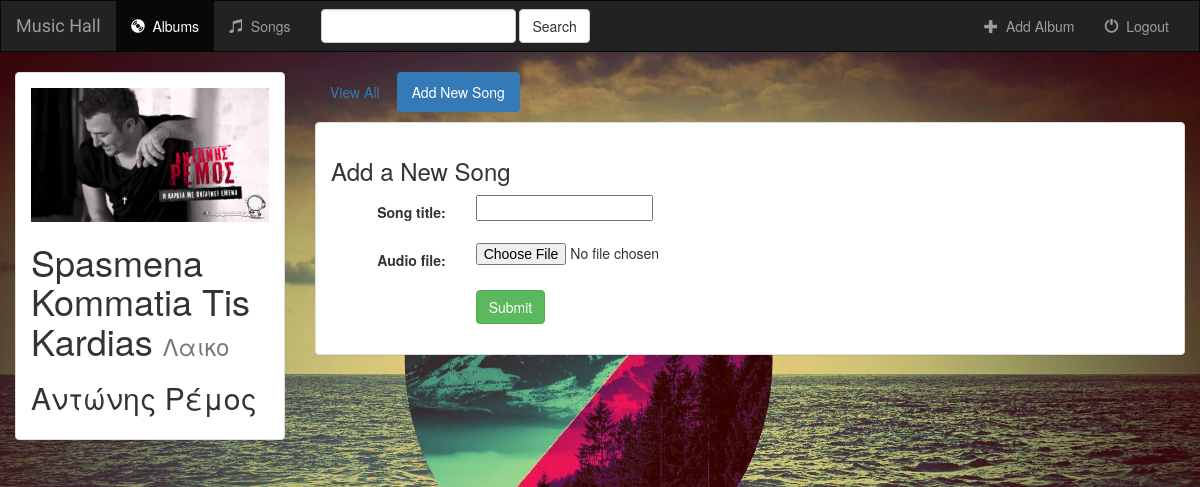
The app's page /music/65/create_song/ with its own data.
### music/models.py (models this page shows)
class Album(models.Model):
    user = models.ForeignKey(User, default=1)
    artist = models.CharField(max_length=250)
    album_title = models.CharField(max_length=500)
    genre = models.CharField(max_length=100)
    album_logo = models.FileField()
    is_favorite = models.BooleanField(default=False)
    def __str__(self):
        return self.album_title + ' - ' + self.artist

### music/views.py (the view, shortened to what this page needs)
# urls.py: url(r'^(?P<album_id>[0-9]+)/create_song/$', views.create_song, name='create_song'),
def create_song(request, album_id):
    form = SongForm(request.POST or None, request.FILES or None)
    album = get_object_or_404(Album, pk=album_id)
    context = {
        'album': album,
        'form': form,
    }
    return render(request, 'music/create_song.html', context)

### music/forms.py
class SongForm(forms.ModelForm):
    class Meta:
        model = Song
        fields = ['song_title', 'audio_file']

### music/templates/music/create_song.html (shortened to what this page needs)
{% extends 'music/base.html' %}
{% block albums_active %}active{% endblock %}
{% block body %}
<div class="container-fluid">
    <div class="row">
        <div class="col-sm-4 col-md-3">
            <div class="panel panel-default">
                <div class="panel-body">
                        <a href="{% url 'music:detail' album.id %}">
                            {% if album.album_logo %}
                                <img src="{{ album.album_logo.url }}" class="img-responsive">
                            {% else %}
                                <h3>No image to display</h3>
                            {% endif %}
                        </a>
                    <h1>{{ album.album_title }} <small>{{ album.genre }}</small></h1>
                    <h2>{{ album.artist }}</h2>
                </div>
            </div>
        </div>
        <div class="col-sm-8 col-md-9">
            <ul class="nav nav-pills" style="margin-bottom: 10px;">
                <li role="presentation"><a href="{% url 'music:detail' album.id %}">View All</a></li>
                <li role="presentation" class="active" ><a href="{% url 'music:create_song' album.id %}" > Add New Song</a></li>
            </ul>
            <div class="panel panel-default">
                <div class="panel-body">
                    <h3>Add a New Song</h3>
                    <form class="form-horizontal" role="form" action="" method="post" enctype="multipart/form-data">
                        {% include 'music/form_template.html' %}
                        <div class="form-group">
                            <div class="col-sm-offset-2 col-sm-10">
                                <button type="submit" class="btn btn-success">Submit</button>
                            </div>
                        </div>
                    </form>
                </div>
            </div>
        </div>
    </div>
</div>
{% endblock %}

### music/static/music/style.css (style rules this page uses)
body { background: url("images/background.jpg") no-repeat center center fixed; background-size: 100% 100%; height: 100%; position: absolute; width: 100%; }

### records on screen
Album: album_logo (placeholder picture), album_title "Spasmena Kommatia Tis Kardias", genre "Λαικο", artist "Αντώνης Ρέμος"

### other values on screen
{{ field.label_tag }} "Song title:" "Audio file:"
